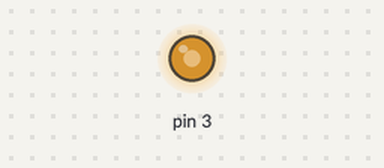
This sketch was run on a simulated Arduino Uno, built with avr-gcc and run on an emulated ATmega328P. Parts: output pins drawn as LEDs (lit = HIGH).

Above: at 3.05 s.
At 5.5 s:
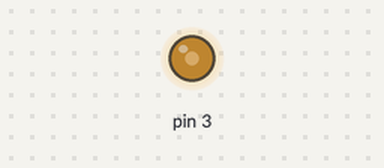
At 9.1 s:
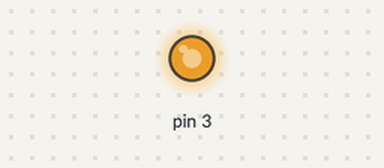
Timing chart, 0 to 12.1 s (numbered marks = the images above):
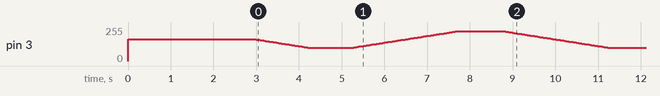

The sketch:

CServoMotorTest.ino
```cpp
#include "CServoMotor.h"

CServoMotor srv1 = CServoMotor( 3, 490.0, 256, 0.0013, 0.00001, 0.0, 80.0, -80.0);

void setup() {
  // put your setup code here, to run once:
  srv1.moveToInitialAngle();
  delay(3000);
}

void loop() {
  // put your main code here, to run repeatedly:
  int i;
  double angle = 0.0;

  for( i = 0; i < 50; i++ ){
    angle = angle - 1.0;
    srv1.setTargetAngle( angle );
    srv1.moveToTargetAngle();
    delay(25);
  }

  delay(1000);

  for( i = 0; i < 100; i++ ){
    angle = angle + 1.0;
    srv1.setTargetAngle( angle );
    srv1.moveToTargetAngle();
    delay(25);
  }

  delay(1000);

  for( i = 0; i < 50; i++ ){
    angle = angle - 1.0;
    srv1.setTargetAngle( angle );
    srv1.moveToTargetAngle();
    delay(25);
  }

}
```

CServoMotor.cpp
```cpp
#include "Arduino.h"
#include "CServoMotor.h"

CServoMotor::CServoMotor(int pin, double pwmHz, int pwmResolution, double centerPulseWidth, double divPulseWidth, double initialAngle, double maxAngle, double minAngle):
  m_pin(pin),
  m_pwmHz(pwmHz),
  m_pwmResolution(pwmResolution),
  m_centerPulseWidth(centerPulseWidth),
  m_divPulseWidth(divPulseWidth),
  m_initialAngle(initialAngle),
  m_maxAngle(maxAngle),
  m_minAngle(minAngle)
{
  m_pwmResolutionPulseWidth = 1.0 / m_pwmHz / m_pwmResolution;
  m_currentAngle = m_initialAngle;
  m_targetAngle = m_currentAngle;

}

void CServoMotor::setTargetAngle(double target)
{
  if( target > m_maxAngle ){
    target = m_maxAngle;
  } else if( target < m_minAngle ){
    target = m_minAngle;
  }

  m_targetAngle = target;
}

void CServoMotor::moveToTargetAngle()
{
  analogWrite(m_pin, angleToDutyRatio( m_targetAngle ));
}

void CServoMotor::moveToInitialAngle()
{
  analogWrite(m_pin, angleToDutyRatio( m_initialAngle ));
}

int CServoMotor::angleToDutyRatio( double angle )
{
  double pulseWidth = m_centerPulseWidth + angle * m_divPulseWidth;
  double ret = pulseWidth / m_pwmResolutionPulseWidth;
  return int(ret);
}
```

CServoMotor.h
```cpp
#ifndef CSERVOMOTOR_H
#define CSERVOMOTOR_H

class CServoMotor{
  public:
    CServoMotor(int pin, double pwmHz, int pwmResolution, double centerPulseWidth, double divPulseWidth, double initialAngle, double maxAngle, double minAngle);
    void setTargetAngle( double angle );
    void moveToTargetAngle();
    void moveToInitialAngle();
  private:
    int m_pin;
    double m_pwmHz;
    int m_pwmResolution;
    double m_centerPulseWidth;  // pwm pulse width of 0.0deg(center)(unit:sec)
    double m_divPulseWidth; // per 1.0deg
    double m_pwmResolutionPulseWidth; // 1.0 / m_pwmHZ / m_pwmResolution

    double m_currentAngle;
    double m_targetAngle;
    double m_initialAngle;
    double m_maxAngle;
    double m_minAngle;

    int angleToDutyRatio( double angle );
};

#endif
```
